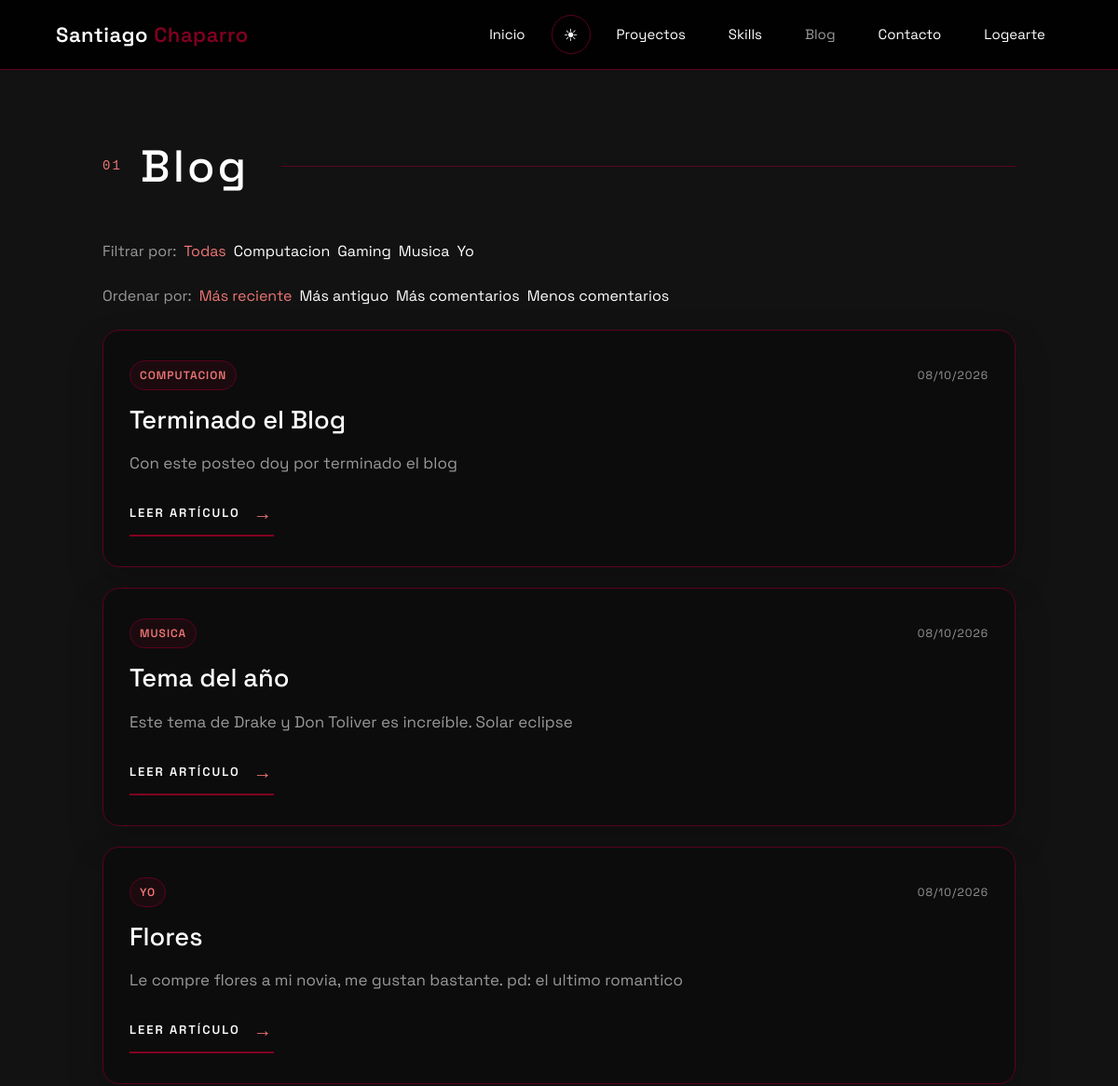
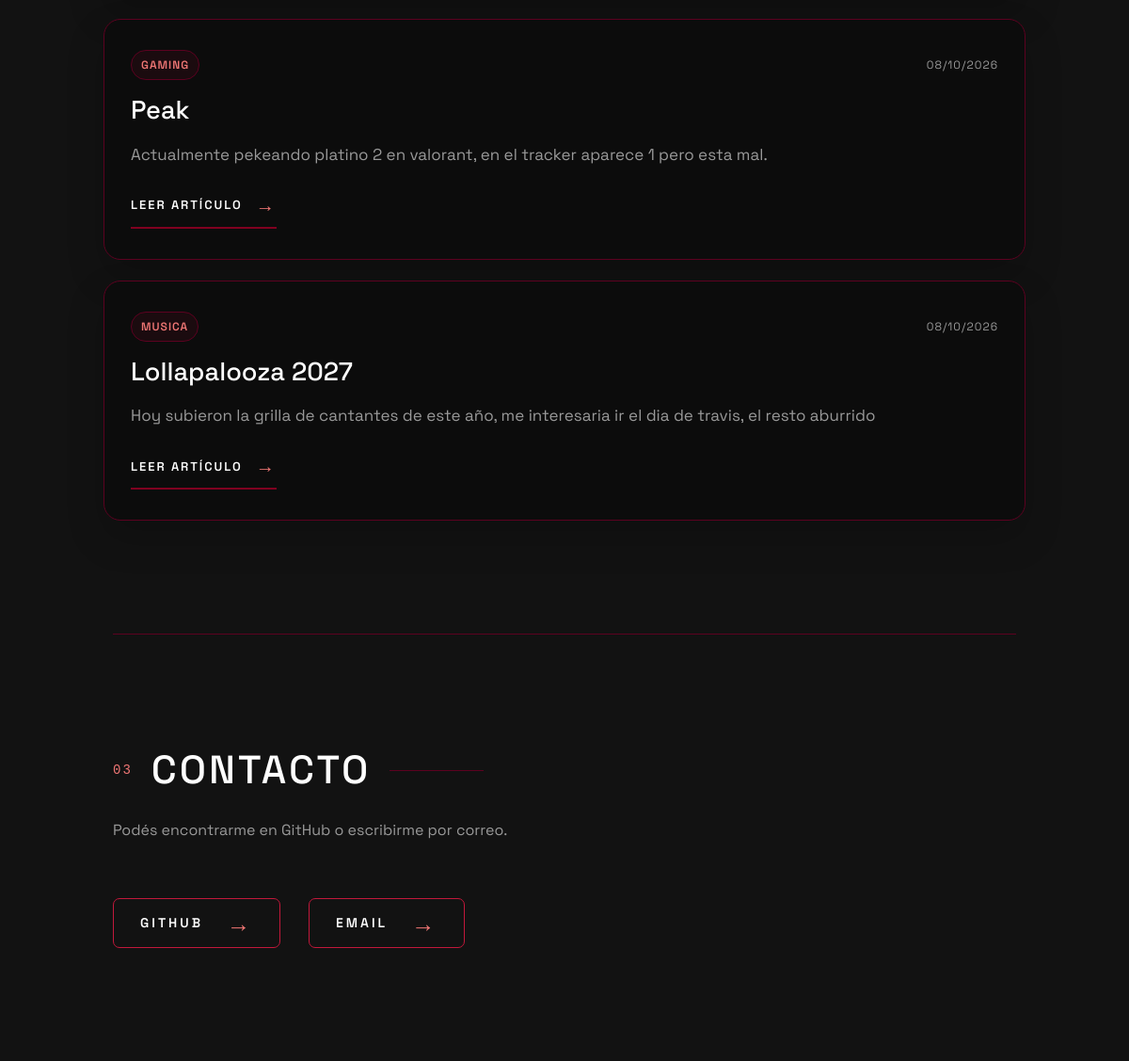
Screenshot of /blog/ with the database file from the repository (2 pictures, top to bottom).
### blog/models.py (models this page shows, shortened)
class Tag(models.Model):
    name = models.CharField(max_length=50, unique=True)
    slug = models.SlugField(unique=True)
    class Meta:
        ordering = ['name']

class Post (models.Model):
    title = models.CharField(max_length=200)
    slug = models.SlugField()
    content = models.TextField()
    image = models.ImageField(upload_to='images/', blank=True, null=True)
    tags = models.ManyToManyField(Tag, related_name='posts', blank=True)
    created_at = models.DateTimeField(auto_now_add=True)
    updated_at = models.DateTimeField(auto_now=True)

### blog/views.py (the view)
# urls.py: path('', views.index, name='index'),
def index(request):
    sort_options = {
        'newest': ('-created_at',),
        'oldest': ('created_at',),
        'most_comments': ('-comment_count', '-created_at'),
        'fewest_comments': ('comment_count', '-created_at'),
    }
    selected_sort = request.GET.get('sort', 'newest')
    if selected_sort not in sort_options:
        selected_sort = 'newest'
    posts = Post.objects.prefetch_related('tags')
    if selected_sort in ('most_comments', 'fewest_comments'):
        posts = posts.annotate(comment_count=Count('comments'))
    posts = posts.order_by(*sort_options[selected_sort])
    selected_tag = request.GET.get('tag')
    if selected_tag:
        posts = posts.filter(tags__slug=selected_tag)
    return render(request, 'blog/index.html', {
        'posts': posts,
        'tags': Tag.objects.all(),
        'selected_tag': selected_tag,
        'selected_sort': selected_sort,
    })

### blog/templates/blog/index.html
{% extends "blog/layout.html" %}
{% block blog %}
<section class="blog-shell blog-list-section">
    <div class="blog-header-copy">
        <span>01</span>
        <h1>Blog</h1>
    </div>
    <nav class="blog-tag-filters" aria-label="Filtrar publicaciones por etiqueta">
        <span>Filtrar por:</span>
        <a href="{% url 'blog:index' %}{% if selected_sort != 'newest' %}?sort={{ selected_sort }}{% endif %}" class="{% if not selected_tag %}active{% endif %}">Todas</a>
        {% for tag in tags %}
            <a href="{% url 'blog:index' %}?tag={{ tag.slug }}{% if selected_sort != 'newest' %}&amp;sort={{ selected_sort }}{% endif %}" class="{% if selected_tag == tag.slug %}active{% endif %}">{{ tag.name }}</a>
        {% endfor %}
    </nav>
    <nav class="blog-tag-filters" aria-label="Ordenar publicaciones">
        <span>Ordenar por:</span>
        <a href="{% url 'blog:index' %}?{% if selected_tag %}tag={{ selected_tag }}&amp;{% endif %}sort=newest" class="{% if selected_sort == 'newest' %}active{% endif %}">Más reciente</a>
        <a href="{% url 'blog:index' %}?{% if selected_tag %}tag={{ selected_tag }}&amp;{% endif %}sort=oldest" class="{% if selected_sort == 'oldest' %}active{% endif %}">Más antiguo</a>
        <a href="{% url 'blog:index' %}?{% if selected_tag %}tag={{ selected_tag }}&amp;{% endif %}sort=most_comments" class="{% if selected_sort == 'most_comments' %}active{% endif %}">Más comentarios</a>
        <a href="{% url 'blog:index' %}?{% if selected_tag %}tag={{ selected_tag }}&amp;{% endif %}sort=fewest_comments" class="{% if selected_sort == 'fewest_comments' %}active{% endif %}">Menos comentarios</a>
    </nav>
    <div class="blog-list">
        {% for post in posts %}
            <article class="blog-card">
                <div class="blog-card-meta">
                    <div class="blog-card-tags">
                        {% for tag in post.tags.all %}
                            <a class="blog-tag" href="{% url 'blog:index' %}?tag={{ tag.slug }}{% if selected_sort != 'newest' %}&amp;sort={{ selected_sort }}{% endif %}">{{ tag.name }}</a>
                        {% empty %}
                            <span class="blog-tag">POST</span>
                        {% endfor %}
                    </div>
                    <time>{{ post.created_at|date:"d/m/Y" }}</time>
                </div>
                <h2>
                    <a href="{% url 'blog:detail' post.slug %}">{{ post.title }}</a>
                </h2>
                <p>
                    {{ post.content|truncatechars:180 }}
                </p>
                <a href="{% url 'blog:detail' post.slug %}" class="blog-link">
                    Leer artículo
                    <span>→</span>
                </a>
            </article>
        {% empty %}
            <article class="blog-card empty-state">
                <h2>Todavía no hay publicaciones.</h2>
                <p>Pronto estaré subiendo contenido sobre este tópico.</p>
            </article>
        {% endfor %}
    </div>
</section>
{% endblock %}

### portfolio/static/portfolio/style.css (style rules this page uses)
:root { --bg-color: #121212; --header-color: rgba(0, 0, 0, 0.92); --text-color: #ffffff; --secondary-text: #999999; --muted-text: #a9a9a9; --accent-color: #800020; --accent-light: #ee7674; --accent-border: #5c0120; --border-color: #333333; --code-bg: rgba(13, 13, 13, 0.92); --code-text: #aaaaaa; --code-divider: #2a2a2a; --code-blue-color: #9bb4c7; --on-accent: #ffffff; }
html { background-color: var(--bg-color); transition: background-color 0.3s ease; }
body { margin: 0; background-color: var(--bg-color); color: var(--text-color); font-family: "Space Grotesk", sans-serif; transition: background-color 0.3s ease, color 0.3s ease; }

### blog/static/blog/style.css (style rules this page uses)
:root { --blog-muted: var(--secondary-text); }
body { background-color: var(--bg-color); color: var(--text-color); transition: background-color 0.3s ease, color 0.3s ease; }
.blog-shell { max-width: 1100px; margin: 0 auto; padding: 60px 5% 120px; }
.blog-header-copy { display: flex; align-items: center; gap: 20px; margin-bottom: 50px; }
.blog-header-copy span { color: var(--accent-light); font-family: "Courier New", monospace; font-size: 14px; letter-spacing: 2px; }
.blog-header-copy h1 { margin: 0; color: var(--text-color); font-size: clamp(2.1rem, 4vw, 3rem); letter-spacing: 3px; }
.blog-header-copy::after { content: ""; display: block; flex: 1; height: 1px; background: var(--accent-border); margin-left: 15px; }
.blog-list { display: flex; flex-direction: column; gap: 22px; }
.blog-tag-filters, .blog-card-tags { display: flex; flex-wrap: wrap; align-items: center; gap: 8px; }
.blog-tag-filters { margin: 0 0 24px; color: var(--secondary-text); }
.blog-tag-filters a { color: var(--text-color); text-decoration: none; }
.blog-tag-filters a.active, .blog-tag-filters a:hover { color: var(--accent-light); }
.blog-card { --card-bg: var(--code-bg); --card-text: var(--text-color); --card-secondary: var(--secondary-text); padding: 32px 28px; border: 1px solid var(--accent-border); border-radius: 18px; background: var(--card-bg); box-shadow: 0 18px 40px rgba(0, 0, 0, 0.18); }
.blog-card-meta { display: flex; align-items: center; justify-content: space-between; gap: 10px; margin-bottom: 16px; color: var(--card-secondary); font-size: 12px; letter-spacing: 1px; text-transform: uppercase; }
.blog-tag { display: inline-block; padding: 6px 10px; border: 1px solid var(--accent-border); border-radius: 999px; background: rgba(128, 0, 32, 0.12); color: var(--accent-light); font-weight: 600; }
.blog-card-tags a { text-decoration: none; }
.blog-card h2 { margin: 0 0 16px; color: var(--card-text); font-size: clamp(1.7rem, 2vw, 2.2rem); }
.blog-card h2 a { color: var(--card-text); text-decoration: none; transition: color 0.2s ease; }
.blog-card p { color: var(--card-secondary); font-size: 17px; line-height: 1.7; margin: 0 0 24px; }
.blog-link { display: inline-flex; align-items: center; gap: 14px; color: var(--card-text); text-decoration: none; font-size: 13px; letter-spacing: 2px; font-weight: 600; text-transform: uppercase; border-bottom: 2px solid var(--accent-color); padding-bottom: 8px; }
.blog-link span { color: var(--accent-light); font-size: 20px; transition: transform 0.2s ease; }

### rows the page displays
Tag: name "Computacion", name "COMPUTACION"
Tag: name "Gaming", name "GAMING"
Tag: name "Musica", name "MUSICA"
Tag: name "Yo", name "YO"
Post: created_at "08/10/2026", title "Terminado el Blog", content "Con este posteo doy por terminado el blog"
Post: created_at "08/10/2026", title "Tema del año", content "Este tema de Drake y Don Toliver es increíble. Solar eclipse"
Post: created_at "08/10/2026", title "Flores", content "Le compre flores a mi novia, me gustan bastante. pd: el ultimo romantico"
Post: created_at "08/10/2026", title "Peak", content "Actualmente pekeando platino 2 en valorant, en el tracker aparece 1 pero esta mal."
Post: created_at "08/10/2026", title "Lollapalooza 2027", content "Hoy subieron la grilla de cantantes de este año, me interesaria ir el dia de travis, el resto aburrido"
